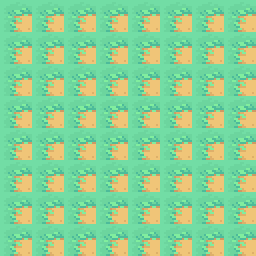

Below is a game level as drawn by its tile map, then a one-line description and the .tmx file that defines it, in full:
An orthogonal 8x8 tile map with 32x32 px tiles, 7 tile layers (Ground, GroundDetail, Path, Water, ...), 7 hidden layers not drawn.

<map version="1.10" tiledversion="1.10.2" orientation="orthogonal" renderorder="right-down" width="8" height="8" tilewidth="32" tileheight="32" infinite="0" nextlayerid="23" nextobjectid="1">
 <properties>
  <property name="pa_schema_version" type="int" value="1" />
  <property name="map_id" value="pokeaether_template_map" />
  <property name="map_display_name" value="PokeAether Template Map" />
  <property name="region_id" value="template" />
  <property name="region_name" value="Template Region" />
  <property name="location_id" value="template.map" />
  <property name="location_name" value="Template Map" />
  <property name="music_track_id" value="" />
  <property name="default_spawn" value="Start" />
  <property name="encounter_area_id" value="" />
 </properties>
 <tileset firstgid="1" source="pokeaether_overworld_template.tsx" />
 <layer id="1" name="Ground" width="8" height="8">
  <data encoding="csv">
1,1,1,1,1,1,1,1,
1,1,1,1,1,1,1,1,
1,1,1,1,1,1,1,1,
1,1,1,1,1,1,1,1,
1,1,1,1,1,1,1,1,
1,1,1,1,1,1,1,1,
1,1,1,1,1,1,1,1,
1,1,1,1,1,1,1,1
  </data>
 </layer>
 <layer id="2" name="GroundDetail" width="8" height="8">
  <data encoding="csv">
0,0,0,0,0,0,0,0,
0,0,0,0,0,0,0,0,
0,0,0,0,0,0,0,0,
0,0,0,0,0,0,0,0,
0,0,0,0,0,0,0,0,
0,0,0,0,0,0,0,0,
0,0,0,0,0,0,0,0,
0,0,0,0,0,0,0,0
  </data>
 </layer>
 <layer id="3" name="Path" width="8" height="8">
  <data encoding="csv">
0,0,0,0,0,0,0,0,
0,0,0,0,0,0,0,0,
0,0,0,0,0,0,0,0,
0,0,0,0,0,0,0,0,
0,0,0,0,0,0,0,0,
0,0,0,0,0,0,0,0,
0,0,0,0,0,0,0,0,
0,0,0,0,0,0,0,0
  </data>
 </layer>
 <layer id="4" name="Water" width="8" height="8">
  <data encoding="csv">
0,0,0,0,0,0,0,0,
0,0,0,0,0,0,0,0,
0,0,0,0,0,0,0,0,
0,0,0,0,0,0,0,0,
0,0,0,0,0,0,0,0,
0,0,0,0,0,0,0,0,
0,0,0,0,0,0,0,0,
0,0,0,0,0,0,0,0
  </data>
 </layer>
 <layer id="5" name="Objects" width="8" height="8">
  <data encoding="csv">
0,0,0,0,0,0,0,0,
0,0,0,0,0,0,0,0,
0,0,0,0,0,0,0,0,
0,0,0,0,0,0,0,0,
0,0,0,0,0,0,0,0,
0,0,0,0,0,0,0,0,
0,0,0,0,0,0,0,0,
0,0,0,0,0,0,0,0
  </data>
 </layer>
 <layer id="6" name="Overhead" width="8" height="8">
  <data encoding="csv">
0,0,0,0,0,0,0,0,
0,0,0,0,0,0,0,0,
0,0,0,0,0,0,0,0,
0,0,0,0,0,0,0,0,
0,0,0,0,0,0,0,0,
0,0,0,0,0,0,0,0,
0,0,0,0,0,0,0,0,
0,0,0,0,0,0,0,0
  </data>
 </layer>
 <layer id="7" name="Collision" width="8" height="8" visible="0">
  <data encoding="csv">
0,0,0,0,0,0,0,0,
0,0,0,0,0,0,0,0,
0,0,0,0,0,0,0,0,
0,0,0,0,0,0,0,0,
0,0,0,0,0,0,0,0,
0,0,0,0,0,0,0,0,
0,0,0,0,0,0,0,0,
0,0,0,0,0,0,0,0
  </data>
 </layer>
 <layer id="8" name="TallGrass" width="8" height="8">
  <data encoding="csv">
0,0,0,0,0,0,0,0,
0,0,0,0,0,0,0,0,
0,0,0,0,0,0,0,0,
0,0,0,0,0,0,0,0,
0,0,0,0,0,0,0,0,
0,0,0,0,0,0,0,0,
0,0,0,0,0,0,0,0,
0,0,0,0,0,0,0,0
  </data>
 </layer>
 <layer id="9" name="LedgeDown" width="8" height="8" visible="0">
  <data encoding="csv">
0,0,0,0,0,0,0,0,
0,0,0,0,0,0,0,0,
0,0,0,0,0,0,0,0,
0,0,0,0,0,0,0,0,
0,0,0,0,0,0,0,0,
0,0,0,0,0,0,0,0,
0,0,0,0,0,0,0,0,
0,0,0,0,0,0,0,0
  </data>
 </layer>
 <layer id="10" name="LedgeUp" width="8" height="8" visible="0">
  <data encoding="csv">
0,0,0,0,0,0,0,0,
0,0,0,0,0,0,0,0,
0,0,0,0,0,0,0,0,
0,0,0,0,0,0,0,0,
0,0,0,0,0,0,0,0,
0,0,0,0,0,0,0,0,
0,0,0,0,0,0,0,0,
0,0,0,0,0,0,0,0
  </data>
 </layer>
 <layer id="11" name="LedgeLeft" width="8" height="8" visible="0">
  <data encoding="csv">
0,0,0,0,0,0,0,0,
0,0,0,0,0,0,0,0,
0,0,0,0,0,0,0,0,
0,0,0,0,0,0,0,0,
0,0,0,0,0,0,0,0,
0,0,0,0,0,0,0,0,
0,0,0,0,0,0,0,0,
0,0,0,0,0,0,0,0
  </data>
 </layer>
 <layer id="12" name="LedgeRight" width="8" height="8" visible="0">
  <data encoding="csv">
0,0,0,0,0,0,0,0,
0,0,0,0,0,0,0,0,
0,0,0,0,0,0,0,0,
0,0,0,0,0,0,0,0,
0,0,0,0,0,0,0,0,
0,0,0,0,0,0,0,0,
0,0,0,0,0,0,0,0,
0,0,0,0,0,0,0,0
  </data>
 </layer>
 <layer id="13" name="StairUpLeft" width="8" height="8" visible="0">
  <data encoding="csv">
0,0,0,0,0,0,0,0,
0,0,0,0,0,0,0,0,
0,0,0,0,0,0,0,0,
0,0,0,0,0,0,0,0,
0,0,0,0,0,0,0,0,
0,0,0,0,0,0,0,0,
0,0,0,0,0,0,0,0,
0,0,0,0,0,0,0,0
  </data>
 </layer>
 <layer id="14" name="StairUpRight" width="8" height="8" visible="0">
  <data encoding="csv">
0,0,0,0,0,0,0,0,
0,0,0,0,0,0,0,0,
0,0,0,0,0,0,0,0,
0,0,0,0,0,0,0,0,
0,0,0,0,0,0,0,0,
0,0,0,0,0,0,0,0,
0,0,0,0,0,0,0,0,
0,0,0,0,0,0,0,0
  </data>
 </layer>
 <objectgroup id="16" name="PA_Spawns" />
 <objectgroup id="17" name="PA_Warps" />
 <objectgroup id="18" name="PA_NPCs" />
 <objectgroup id="19" name="PA_Interactables" />
 <objectgroup id="20" name="PA_Items" />
 <objectgroup id="21" name="PA_EncounterRegions" />
 <objectgroup id="22" name="PA_Triggers" />
</map>
